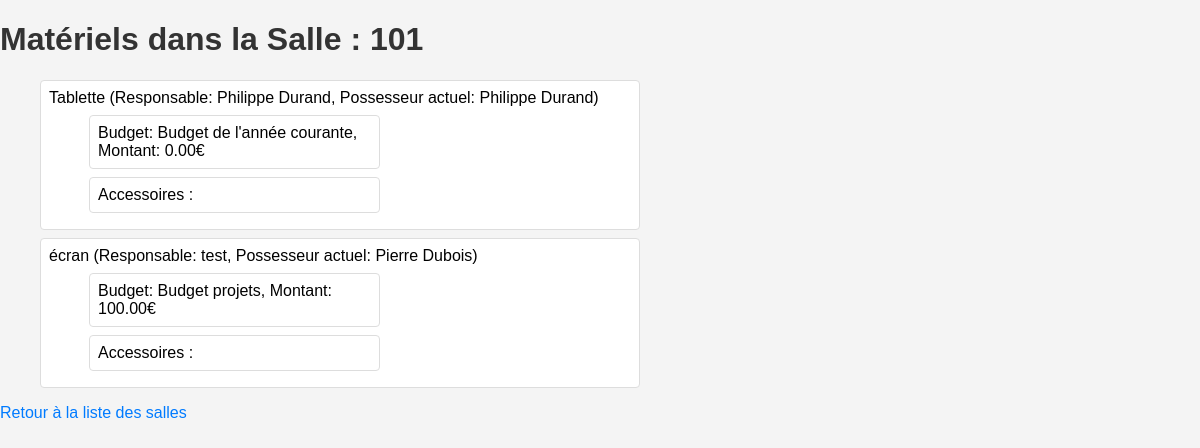
The app's page /pret/salles/2/, older data.
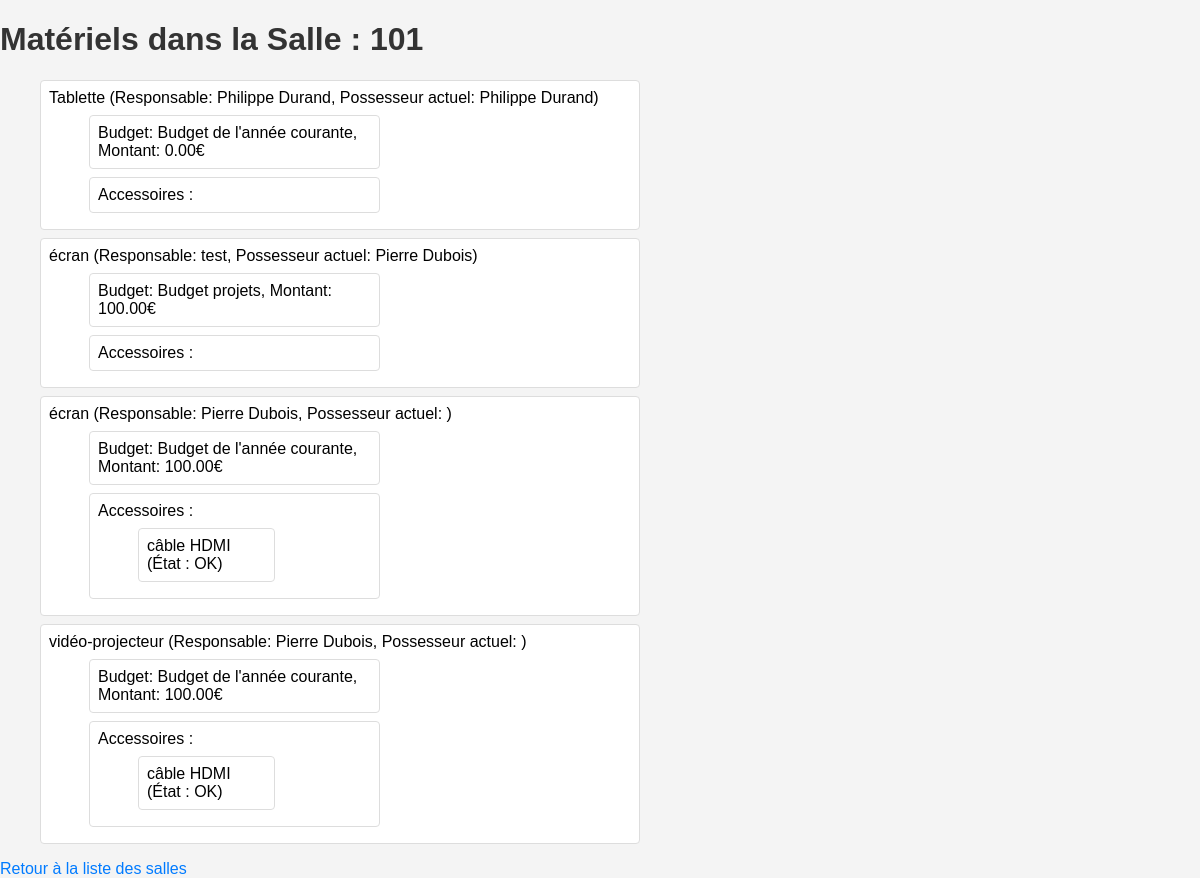
The same page, newer data.
### pret/models.py (models this page shows, shortened)
class Materiel(models.Model):
    BUDGET_CHOICES = [
        ('annee_courante', 'Budget de l\'année courante'),
        ('projet', 'Budget projets'),
        ('exceptionnel', 'Budget financements exceptionnels'),
    ]
    nom = models.CharField(max_length=100)
    responsable = models.ForeignKey(Enseignant, on_delete=models.SET_NULL, null=True, related_name='materiels')
    salle_actuelle = models.ForeignKey(Salle, on_delete=models.SET_NULL, null=True, related_name='materiels')
    possesseur_actuel = models.ForeignKey(Enseignant, on_delete=models.SET_NULL, null=True, related_name='materiel_possede', blank=True)
    budget = models.CharField(max_length=20, choices=BUDGET_CHOICES, default='annee_courante')
    montant = models.DecimalField(max_digits=10, decimal_places=2, default=0.00)
    accessoires = models.ManyToManyField(Accessoire, blank=True)

class Enseignant(models.Model):
    nom = models.CharField(max_length=100)

class Accessoire(models.Model):
    nom = models.CharField(max_length=100)
    etat = models.CharField(max_length=100, blank=True)

### pret/views.py (the view)
# urls.py: path('salles/<int:salle_id>/', views.materiels_salle, name='materiels_salle'),
def materiels_salle(request, salle_id):
    salle = get_object_or_404(Salle, id=salle_id)
    materiels = Materiel.objects.filter(salle_actuelle=salle)
    return render(request, 'pret/materiels_salle.html', {'salle': salle, 'materiels': materiels})

### pret/templates/pret/materiels_salle.html (shortened to what this page needs)
<!DOCTYPE html>
<html>
<head>
    {% load static %}
    <link rel="stylesheet" type="text/css" href="{% static 'styles.css' %}">
</head>
<body>
    <h1>Matériels dans la Salle : {{ salle.numero }}</h1>
    <ul>
        {% for materiel in materiels %}
        <li>
            {{ materiel.nom }} (Responsable: {{ materiel.responsable.nom }}, Possesseur actuel: {{ materiel.possesseur_actuel.nom }})
            <ul>
                <li>Budget: {{ materiel.get_budget_display }}, Montant: {{ materiel.montant }}€</li>
                <li>Accessoires :
                    <ul>
                        {% for accessoire in materiel.accessoires.all %}
                        <li>{{ accessoire.nom }} (État : {{ accessoire.etat }})</li>
                        {% endfor %}
                    </ul>
                </li>
            </ul>
        </li>
        {% endfor %}
    </ul>
    <a href="{% url 'liste_salles' %}">Retour à la liste des salles</a>
</body>
</html>

Row changes from the older to the newer data that the page shows:
added Materiel: nom "écran", responsable.nom "Pierre Dubois", budget "Budget de l'année courante", montant "100.00"
added Accessoire: nom "câble HDMI", etat "OK"
added Materiel: nom "vidéo-projecteur", responsable.nom "Pierre Dubois", budget "Budget de l'année courante", montant "100.00"
